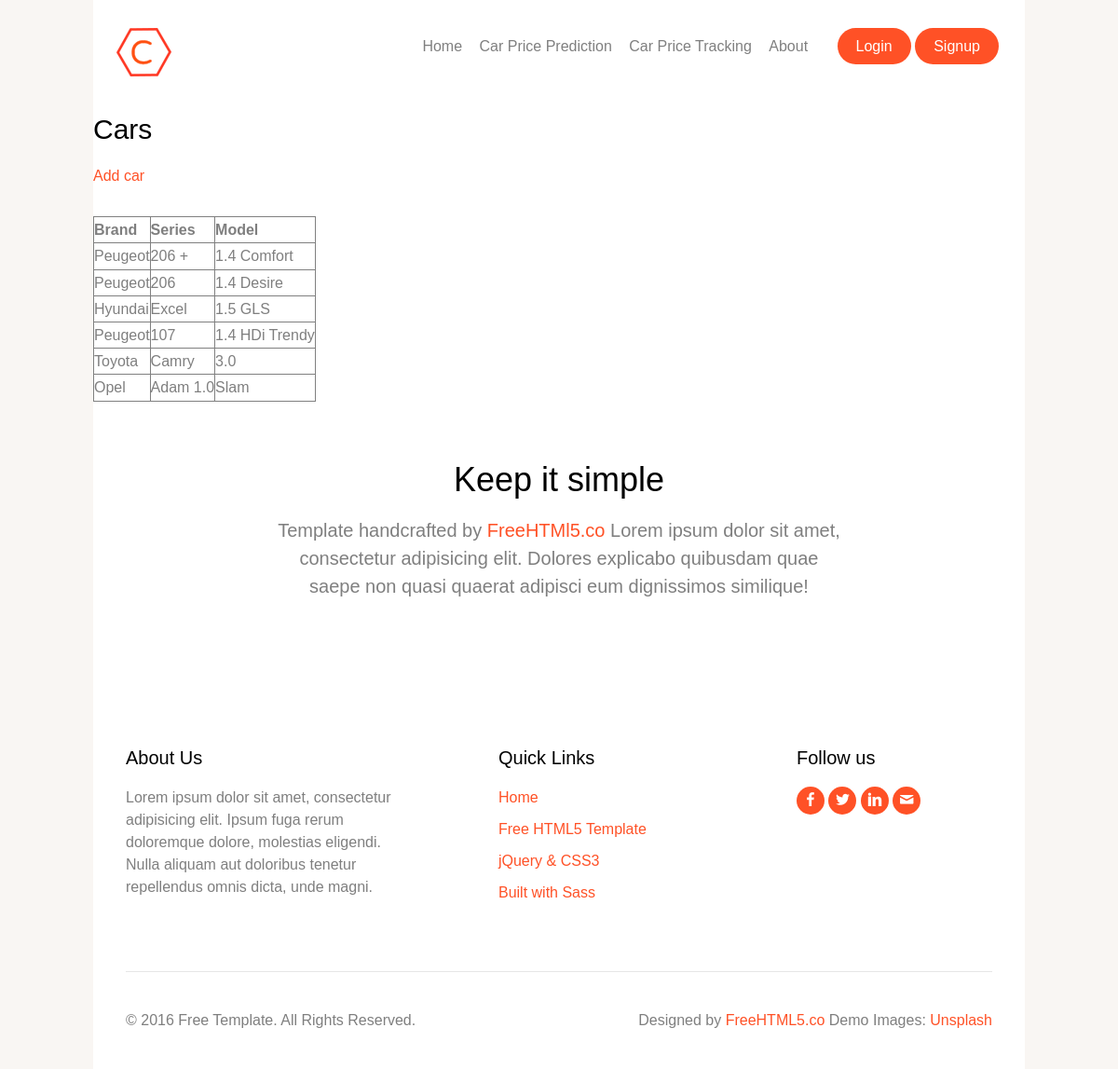
/cpp/price-tracking, run on the app's committed database.
### cpp/models.py (models this page shows, shortened)
class UserPreference(models.Model):#bu + _list yapiyor
    brand = models.ForeignKey(Brand, on_delete=models.SET_NULL, null=True)
    series = models.ForeignKey(Series, on_delete=models.SET_NULL, null=True)
    model = models.ForeignKey(Model, on_delete=models.SET_NULL, null=True)

class Brand(models.Model):
    brand_name = models.CharField(max_length=200)

class Series(models.Model):
    brand = models.ForeignKey(Brand, on_delete=models.CASCADE)
    series_name = models.CharField(max_length=200)

class Model(models.Model):
    series = models.ForeignKey(Series, on_delete=models.CASCADE)
    model_name = models.CharField(max_length=200)

### cpp/views.py (the view)
# urls.py: path('price-tracking', views.UserPreferenceListView.as_view(), name='userpreference_changelist'),
class UserPreferenceListView(ListView):
    model = UserPreference
    context_object_name = 'userpreferences'

### cpp/templates/cpp/userpreference_list.html (shortened to what this page needs)
{% extends 'base.html' %}
{% block content %}
  <h2>Cars</h2>
  <p>
    <a href="{% url 'cpp:userpreference_add' %}">Add car</a>
  </p>
  <table border="1">
    <thead>
      <tr>
        <th>Brand</th>
        <th>Series</th>
        <th>Model</th>
      </tr>
    </thead>
    <tbody>
      {% for userpreference in userpreferences %}
        <tr>
          <td>{{ userpreference.brand.brand_name }}</td>
          <td>{{ userpreference.series.series_name }}</td>
          <td>{{ userpreference.model.model_name }}</td>
        </tr>
      {% empty %}
        <tr>
        </tr>
      {% endfor %}
    </tbody>
  </table>
{% endblock %}

### templates/base.html (shortened to what this page needs)
{% load static %}
<!DOCTYPE html>
 <html class="no-js">
	<head>
	<link rel="stylesheet" href="{% static 'css/animate.css' %}">
	<link rel="stylesheet" href="{% static 'css/bootstrap.css' %}">
	<link rel="stylesheet" href="{% static 'css/icomoon.css' %}">
	<link rel="stylesheet" href="{% static 'css/owl.carousel.min.css' %}">
	<link rel="stylesheet" href="{% static 'css/owl.theme.default.min.css' %}">
	<link rel="stylesheet" href="{% static 'css/style.css' %}">
	</head>
	<body class="boxed">
	<div id="wrap">
	<div id="fh5co-page">
		<header id="fh5co-header" role="banner">
			<div class="container">
				<div id="fh5co-logo"><a href=""><img src="{% static 'images/logo.jpg' %}" alt="Free HTML5 Website Template"></a></div>
				<nav id="fh5co-main-nav" role="navigation">
					<ul>
                        <li><a href={% url 'home' %}>Home</a></li>
                        <li><a href={% url 'cpp:userpreference_changelist'%}>Car Price Prediction</a></li>
                        <li><a href={% url 'cpp:userpreference_changelist'%}>Car Price Tracking</a></li>
						<li><a href="">About</a></li>
                        {% if user.is_authenticated %}
                            <li class="cta"><a href="{% url 'logout' %}">Logout</a></li>
                        {% else %}
                            <li class="cta"><a href="{% url 'login' %}">Login</a> <a href="{% url 'signup' %}">Signup</a></li>
                        {% endif %}
					</ul>
				</nav>
			</div>
		</header>
        <main>
            {% block content %}
            {% endblock %}
        </main>
		<div id="fh5co-intro" class="fh5co-section">
			<div class="container">
				<div class="row row-bottom-padded-md">
					<div class="col-md-8 col-md-offset-2 text-center ts-intro">
						<h1>Keep it simple</h1>
						<p class="fh5co-lead">Template handcrafted by <a href="http://freehtml5.co/" target="_blank">FreeHTMl5.co</a> Lorem ipsum dolor sit amet, consectetur adipisicing elit. Dolores explicabo quibusdam quae saepe non quasi quaerat adipisci eum dignissimos similique!</p>
					</div>
				</div>
			</div>
		</div>
		<footer id="fh5co-footer" role="contentinfo">
			<div class="container">
				<div class="row row-bottom-padded-sm">
					<div class="col-md-4 col-sm-12">
						<div class="fh5co-footer-widget">
							<h3>About Us</h3>
							<p>Lorem ipsum dolor sit amet, consectetur adipisicing elit. Ipsum fuga rerum doloremque dolore, molestias eligendi. Nulla aliquam aut doloribus tenetur repellendus omnis dicta, unde magni.</p>
						</div>
					</div>
					<div class="col-md-3 col-md-push-1 col-sm-12 col-sm-push-0">
						<div class="fh5co-footer-widget">
							<h3>Quick Links</h3>
							<ul class="fh5co-footer-link">
								<li><a href="#">Home</a></li>
								<li><a href="#">Free HTML5 Template</a></li>
								<li><a href="#">jQuery &amp; CSS3</a></li>
								<li><a href="#">Built with Sass</a></li>
							</ul>
						</div>
					</div>
					<div class="col-md-3 col-md-push-2 col-sm-12 col-sm-push-0">
						<div class="fh5co-footer-widget">
							<h3>Follow us</h3>
							<ul class="fh5co-social">
								<li class="facebook"><a href="#"><i class="icon-facebook2"></i></a></li>
								<li class="twitter"><a href="#"><i class="icon-twitter"></i></a></li>
								<li class="linkedin"><a href="#"><i class="icon-linkedin"></i></a></li>
								<li class="message"><a href="#"><i class="icon-mail"></i></a></li>
							</ul>
						</div>
					</div>
				</div>
				<div class="row">
					<div class="col-md-12">
						<div class="fh5co-copyright">
							<p class="pull-left">&copy; 2016 Free Template. All Rights Reserved. </p>
							<p class="pull-right">Designed by <a href="http://freehtml5.co" target="_blank">FreeHTML5.co</a> Demo Images: <a href="http://unsplash.com/" target="_blank">Unsplash</a></p>
						</div>
					</div>
				</div>
			</div>
		</footer>
	</div>
	</div>
	</body>
</html>

### static/css/icomoon.css (style rules this page uses)
[class^="icon-"], [class*=" icon-"] { font-family: 'icomoon' !important; speak: none; font-style: normal; font-weight: normal; font-variant: normal; text-transform: none; line-height: 1; -webkit-font-smoothing: antialiased; -moz-osx-font-smoothing: grayscale; }
.icon-mail:before { content: "\e9da"; }
.icon-linkedin:before { content: "\ea73"; }
.icon-twitter:before { content: "\ea7c"; }
.icon-facebook2:before { content: "\f09a"; }

### data on the page
UserPreference: brand.brand_name "Peugeot", series.series_name "206 +", model.model_name "1.4 Comfort"
UserPreference: brand.brand_name "Peugeot", series.series_name "206", model.model_name "1.4 Desire"
UserPreference: brand.brand_name "Hyundai", series.series_name "Excel", model.model_name "1.5 GLS"
UserPreference: brand.brand_name "Peugeot", series.series_name "107", model.model_name "1.4 HDi Trendy"
UserPreference: brand.brand_name "Toyota", series.series_name "Camry", model.model_name "3.0"
UserPreference: brand.brand_name "Opel", series.series_name "Adam 1.0", model.model_name "Slam"
